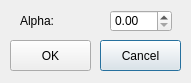
<?xml version="1.0" encoding="UTF-8"?>
<ui version="4.0">
 <class>OptionDialog</class>
 <widget class="QDialog" name="OptionDialog">
  <property name="geometry">
   <rect>
    <x>0</x>
    <y>0</y>
    <width>191</width>
    <height>83</height>
   </rect>
  </property>
  <property name="windowTitle">
   <string>OptionDialog</string>
  </property>
  <widget class="QPushButton" name="pushButtonCancel">
   <property name="geometry">
    <rect>
     <x>100</x>
     <y>40</y>
     <width>81</width>
     <height>31</height>
    </rect>
   </property>
   <property name="text">
    <string>Cancel</string>
   </property>
  </widget>
  <widget class="QPushButton" name="pushButtonOK">
   <property name="geometry">
    <rect>
     <x>10</x>
     <y>40</y>
     <width>81</width>
     <height>31</height>
    </rect>
   </property>
   <property name="text">
    <string>OK</string>
   </property>
  </widget>
  <widget class="QLabel" name="label">
   <property name="geometry">
    <rect>
     <x>20</x>
     <y>10</y>
     <width>47</width>
     <height>21</height>
    </rect>
   </property>
   <property name="text">
    <string>Alpha:</string>
   </property>
  </widget>
  <widget class="QDoubleSpinBox" name="doubleSpinBoxAlpha">
   <property name="geometry">
    <rect>
     <x>110</x>
     <y>10</y>
     <width>62</width>
     <height>22</height>
    </rect>
   </property>
  </widget>
 </widget>
 <layoutdefault spacing="6" margin="11"/>
 <resources/>
 <connections/>
</ui>
